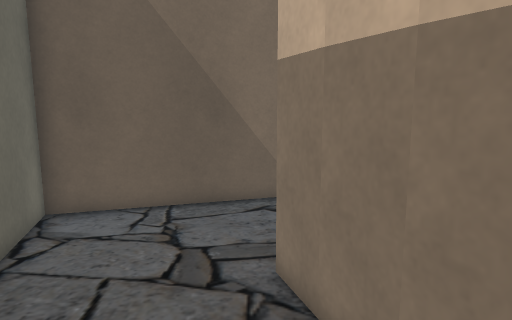
view 1 (above)

21 first-person views from a walk through a scene from a Unity 3-D project. The camera is 1.5 m above the floor, tilts 8° down and sees 75° across. The floor is counted in squares, 0.5 m on a side. Each view is taken from the middle of a square. On the plan, view 1 faces up. The plan holds only what a view shows up to about 20 squares ahead; the rest is blank. The place goes on beyond the plan. Some animated figures are left out. Some surface patterns are stand-ins.

view 2
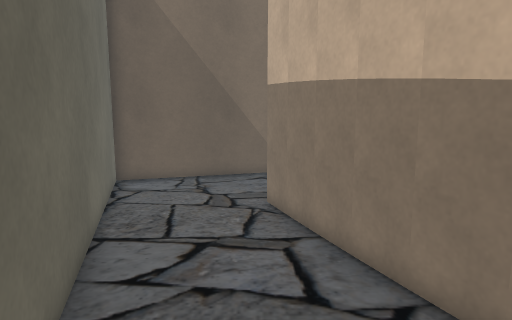

view 3
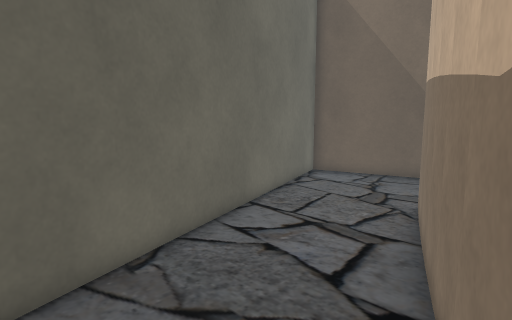

view 4
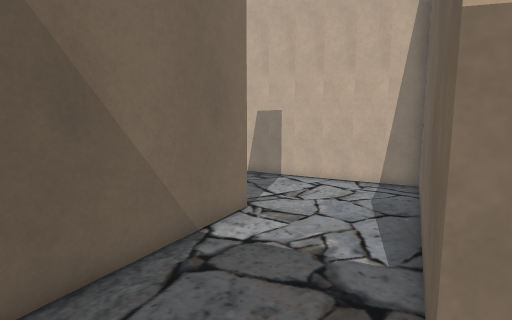

view 5
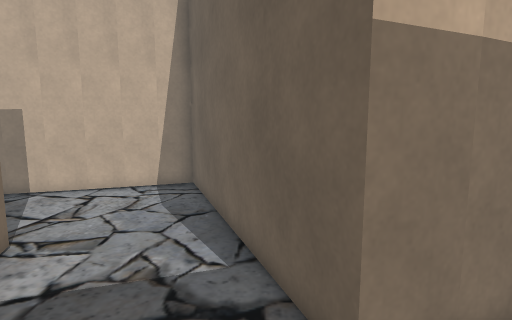

view 6
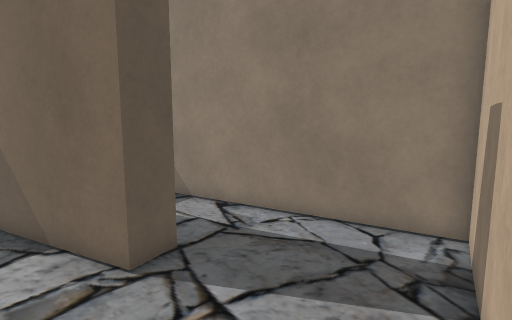

view 7
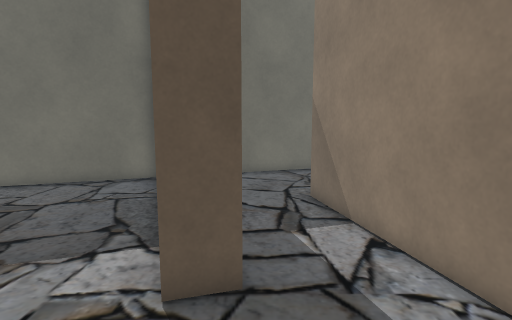

view 8
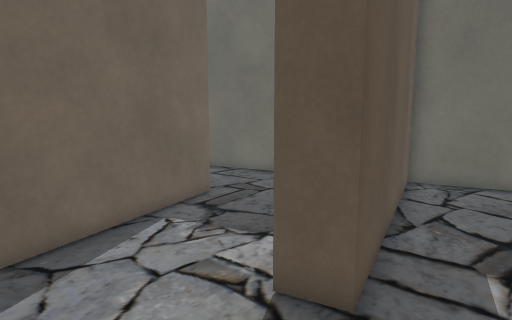

view 9
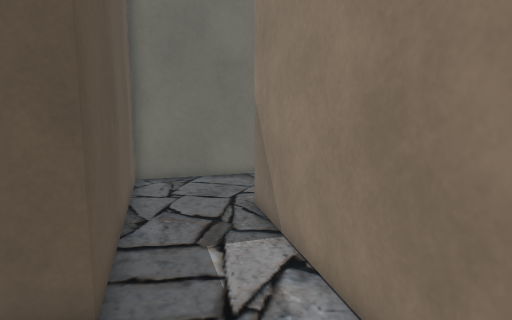

view 10
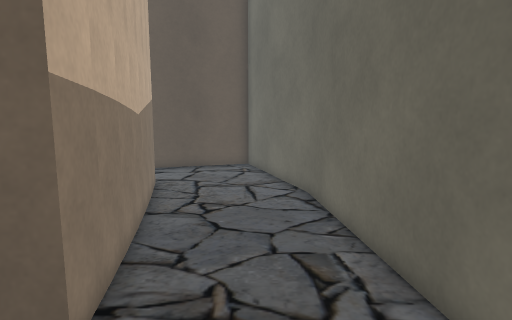

view 11
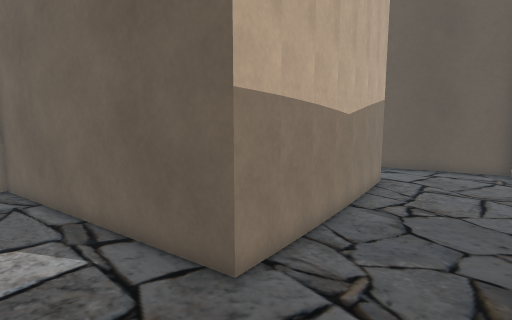

view 12
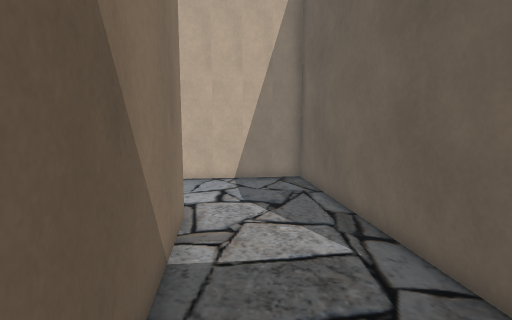

view 13
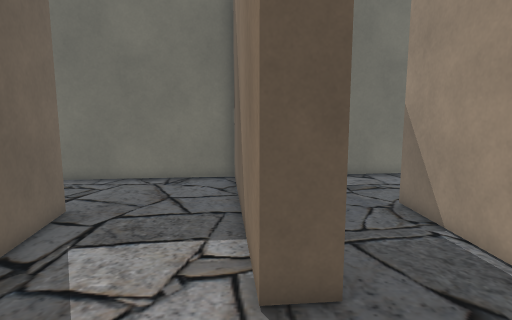

view 14
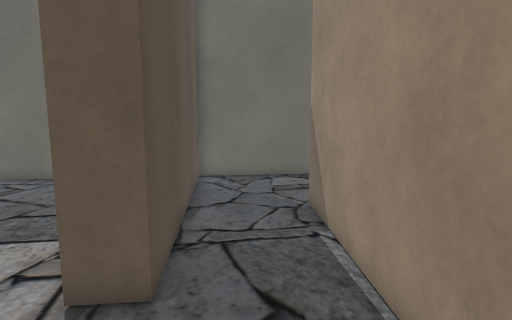

view 15
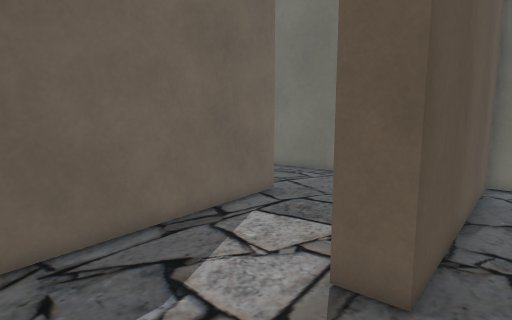

view 16
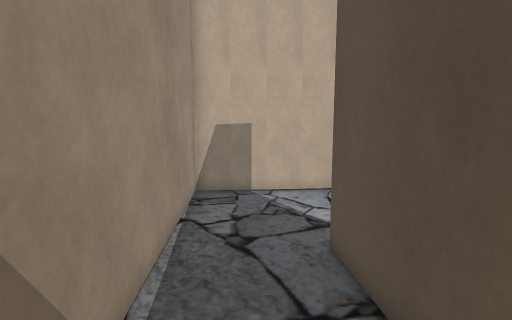

view 17
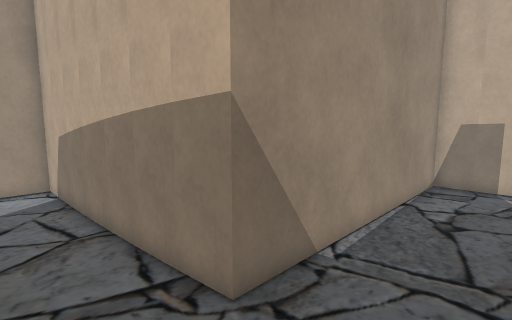

view 18
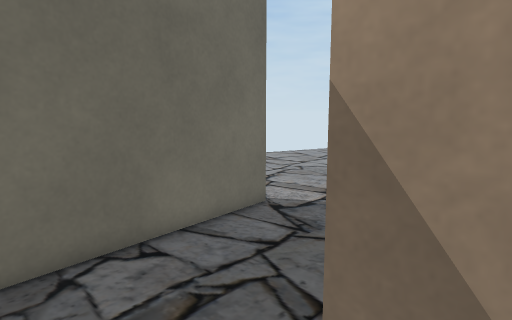

view 19
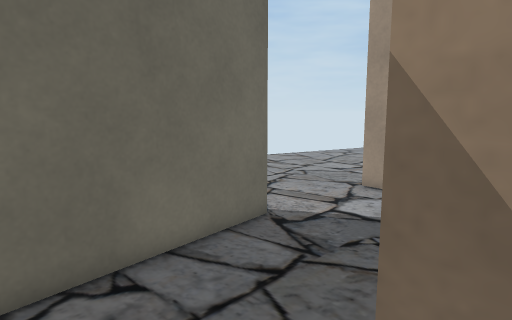

view 20
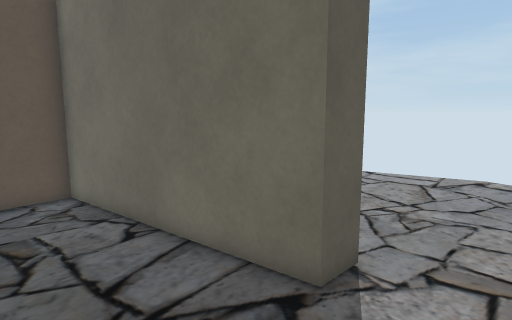

view 21
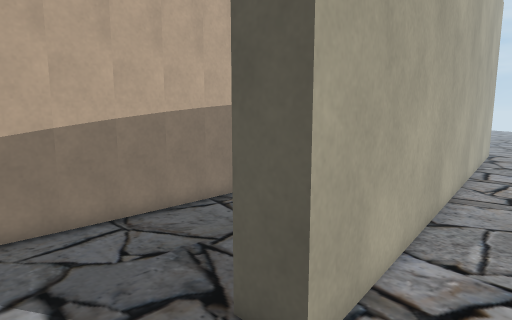

### Floor plan
Key: @ floor where view 1 was taken; # wall or solid block; . floor.
Columns run from 15 left of view 1 to 10 right of it. Each row starts with its distance up from view 1.
 45 .........#
 44 .........#
 43 .........#
 42 ..##.....#
 41 ..###....#
 40  .###....#
 39  .###....#
 38  ..##....#
 37  ..##....#############
 36  ..##................#
 35  ..##................#
 34  ..##................#
 33  ..##..#########.....#
 32   .#############.....#
 31   .#######...........#
 30   .###...............#
 29   ..##...............#
 28   ..##.............####
 27   ..##......########
 26   ..##....###
 25    .##....##
 24    .##.....#
 23    .## ....#
 22    .###....#
 21    .###....#
 20       #....##
 19       #.....#         ##
 18       #.....#     #######
 17       #.....#######.....#
 16       ##....###.........#
 15        #................##
 14        #.................#
 13        ##......#####.....#
 12         #...########.....#
 11         ########.........#
 10          ####.............
  9          #.............###
  8          #..........####
  7          ##......####
  6           #.....##
  5           #.....#
  4           ##....#
  3            #....##
  2            #.....#
  1            ##....##
  0             #..@..#
 -1             #.....#
 -2             ##... ##
 -3              #..
 -4              #.
 -5                .   .

Positions as (right, up) in squares from view 1, and headings:
1: (0, 0), facing up
2: (0, -5), facing up
3: (4, -5), facing up-left
4: (-3, 5), facing up-right
5: (-3, 7), facing right
6: (10, 10), facing up-left
7: (9, 14), facing left
8: (8, 16), facing down-left
9: (8, 16), facing left
10: (-7, 30), facing down
11: (-9, 30), facing down-right
12: (-9, 30), facing right
13: (5, 32), facing left
14: (5, 35), facing left
15: (5, 35), facing down-left
16: (-7, 35), facing right
17: (-9, 33), facing up-right
18: (-4, 34), facing up-left
19: (-5, 35), facing up-left
20: (-7, 45), facing down-left
21: (-15, 45), facing down-right
